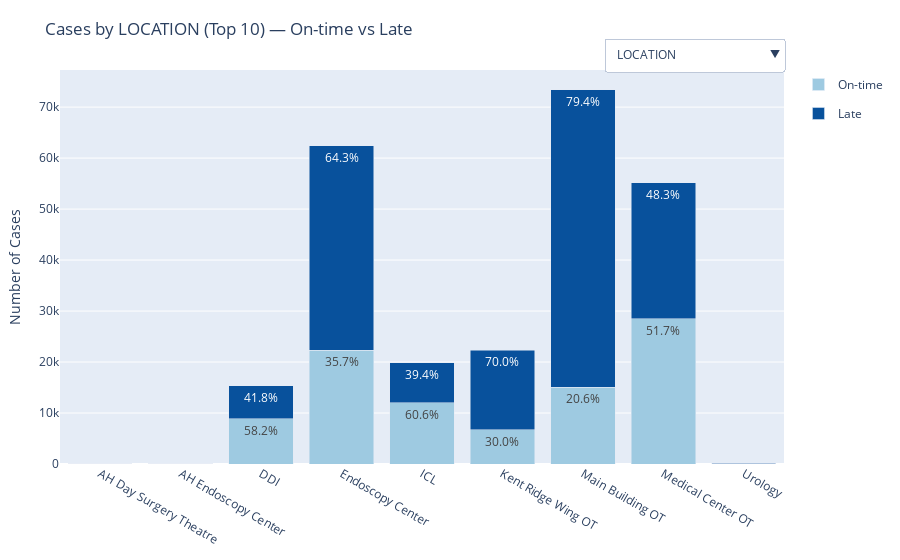

Notebook cell for this chart:
### Code cell
# --- Stacked bar: total cases by category with On-time vs Late  ---
import pandas as pd
import numpy as np
import plotly.express as px
import plotly.graph_objects as go

# ===== CONFIG =====
DATA_PATH = "C:/Users/egtay/Downloads/Telegram Desktop/Final_Cleaned_Dataset_OPTIC_7.csv"
VALUE_COL = "KNIFE_START_DELAY"
LATE_COL  = "Is_Late"
TOP_K     = 10
Y_MIN, Y_MAX = -1440, 1440

CATEGORY_MAP = {
    "LOCATION": "LOCATION",
    "ROOM": "ROOM",
    "EQUIPMENT": "__EQUIPMENT_SPLIT__",
    "EMERGENCY_PRIORITY": "EMERGENCY_PRIORITY",
    "DISCIPLINE": "DISCIPLINE",
    "ANESTHESIA": "ANESTHESIA",
    "ADMISSION_CLASS_TYPE": "ADMISSION_CLASS_TYPE",
    "ADMISSION_WARD": "ADMISSION_WARD",
    "ADMISSION_BED": "ADMISSION_BED",
    "AOH": "AOH",
    "BLOOD": "BLOOD",
    "IMPLANT": "__IMPLANT_BIN__",
    "CANCER_INDICATOR": "CANCER_INDICATOR",
    "TRAUMA_INDICATOR": "TRAUMA_INDICATOR",
}

# ===== LOAD =====
df = pd.read_csv(DATA_PATH)
df[VALUE_COL] = pd.to_numeric(df[VALUE_COL], errors="coerce")
df = df.dropna(subset=[VALUE_COL]).copy()
if LATE_COL not in df.columns:
    df[LATE_COL] = 0
df[LATE_COL] = pd.to_numeric(df[LATE_COL], errors="coerce").fillna(0).astype(int)

# ---- EQUIPMENT preprocessing ----
if "EQUIPMENT" in df.columns:
    eq = (
        df[["OPERATION_ID", "EQUIPMENT"]]
        .assign(EQUIPMENT=lambda d: d["EQUIPMENT"].astype(str).fillna("").str.split(","))
        .explode("EQUIPMENT")
    )
    eq["EQUIPMENT"] = eq["EQUIPMENT"].astype(str).str.strip()
    eq.loc[eq["EQUIPMENT"].isin(["", "nan", "None", "NULL"]), "EQUIPMENT"] = np.nan
    eq = eq.dropna(subset=["EQUIPMENT"])
    df_eq = df.merge(eq, on="OPERATION_ID", how="left", suffixes=("", "_x"))
    df_eq["__EQUIPMENT_SPLIT__"] = df_eq["EQUIPMENT_x"]
else:
    df_eq = df.copy()
    df_eq["__EQUIPMENT_SPLIT__"] = np.nan

# ---- IMPLANT preprocessing ----
if "IMPLANT" in df.columns:
    def to_implant_bin(s):
        try:
            v = float(s)
            return "No implant" if v == 0 else "Has implant"
        except:
            return "Has implant"
    df["__IMPLANT_BIN__"] = df["IMPLANT"].astype(str).map(to_implant_bin)
else:
    df["__IMPLANT_BIN__"] = np.nan

# ===== Helpers =====
def get_category_df(label: str):
    col = CATEGORY_MAP[label]
    return (df_eq if col == "__EQUIPMENT_SPLIT__" else df).copy(), col

def clamp_value_range(frame, col, lo=Y_MIN, hi=Y_MAX):
    return frame[(frame[col] >= lo) & (frame[col] <= hi)]

def excluded_value_for_label(label: str) -> str:
    """Return the category value to exclude/annotate for a given label."""
    if label == "ADMISSION_BED":
        return "Not Admitted"
    elif label == "BLOOD":
        return "NIL"
    else:
        return "0"

def filter_top_levels_excluding_value(working, cat_col, label_name, top_k=TOP_K):
    """Exclude special value, keep for annotation stats."""
    w = working.dropna(subset=[cat_col]).copy()
    w[cat_col] = w[cat_col].astype(str).str.strip()
    excl = excluded_value_for_label(label_name)
    w_nonexcl = w[w[cat_col] != excl].copy()
    counts = w_nonexcl[cat_col].value_counts()
    if len(counts) > top_k:
        keep = counts.iloc[:top_k].index
        w_nonexcl = w_nonexcl[w_nonexcl[cat_col].isin(keep)]
    return w_nonexcl, w  # return also the full set (incl. excluded) for annotation

def build_excluded_annotation(cat_df_incl_excl, cat_col, label_name):
    """Return annotation if excluded value exists for this label."""
    if cat_df_incl_excl.empty:
        return []

    cat_series = cat_df_incl_excl[cat_col].astype(str).str.strip()
    excl_val = excluded_value_for_label(label_name)
    mask = (cat_series == excl_val)
    excl_count = int(mask.sum())
    if excl_count == 0:
        return []

    total_x = excl_count
    late_x = int(cat_df_incl_excl.loc[mask, LATE_COL].sum())
    late_pct_x = 100.0 * late_x / total_x if total_x > 0 else 0.0

    grand_total = int(cat_df_incl_excl.shape[0])
    overall_pct_x = 100.0 * total_x / grand_total if grand_total > 0 else 0.0

    title = f"{excl_val}: Total Cases: {total_x}   Late Cases: {late_x} ({late_pct_x:.1f}%)"
    foot  = f"*{overall_pct_x:.1f}% of total cases in {excl_val}"

    ann = dict(
        text=title + "<br>" + foot,
        xref="paper", yref="paper",
        x=0, y=1.08,                 # put above the graph
        xanchor="left", yanchor="bottom",
        align="left",
        showarrow=False,
        font=dict(size=12),
        bgcolor="rgba(255,255,255,0.85)",
        bordercolor="rgba(0,0,0,0.25)",
        borderwidth=1,
        borderpad=4,
        name="excluded_note"
    )
    return [ann]

# ===== Build stacked bars =====
fig_stacked = go.Figure()
buttons_s, visibility_blocks_s, annotations_by_label = [], [], []
trace_offset_s = 0
COLOR_MAP = {"On-time": "#9ecae1", "Late": "#08519c"}

for label in CATEGORY_MAP.keys():
    working, cat_col = get_category_df(label)
    if cat_col not in working.columns:
        visibility_blocks_s.append([False]*trace_offset_s)
        annotations_by_label.append([])
        continue

    working = clamp_value_range(working, VALUE_COL, Y_MIN, Y_MAX)

    sub_nonexcl, sub_incl_excl = filter_top_levels_excluding_value(working, cat_col, label, TOP_K)

    if sub_nonexcl.empty:
        visibility_blocks_s.append([False]*trace_offset_s)
        annotations_by_label.append(build_excluded_annotation(sub_incl_excl, cat_col, label))
        continue

    summary = (
        sub_nonexcl.groupby(cat_col)
        .agg(total_cases=(VALUE_COL, "size"),
             late_cases=(LATE_COL, "sum"))
        .reset_index()
    )
    summary["ontime_cases"] = summary["total_cases"] - summary["late_cases"]
    summary["late_pct"]   = (summary["late_cases"]   / summary["total_cases"] * 100).round(1)
    summary["ontime_pct"] = (summary["ontime_cases"] / summary["total_cases"] * 100).round(1)
    grand_total = int(sub_incl_excl.shape[0])
    summary["overall_pct"] = (summary["total_cases"] / grand_total * 100).round(1)

    long_df = pd.concat([
        summary[[cat_col, "ontime_cases", "ontime_pct", "total_cases", "overall_pct"]]
            .assign(Status="On-time")
            .rename(columns={"ontime_cases": "count", "ontime_pct": "pct"}),
        summary[[cat_col, "late_cases",   "late_pct",   "total_cases", "overall_pct"]]
            .assign(Status="Late")
            .rename(columns={"late_cases": "count", "late_pct": "pct"}),
    ], ignore_index=True)

    order = summary.sort_values("total_cases", ascending=False)[cat_col].tolist()

    fig_bar = px.bar(
        long_df,
        x=cat_col, y="count",
        color="Status",
        category_orders={cat_col: order, "Status": ["On-time", "Late"]},
        color_discrete_map=COLOR_MAP,
        text=long_df["pct"].map(lambda v: f"{v:.1f}%"),
        hover_data=None,
        custom_data=["Status", "pct", "total_cases", "overall_pct"],
    )
    fig_bar.update_traces(textposition="inside")
    fig_bar.update_layout(barmode="stack")

    hovertemplate = (
        "%{x} in %{meta}<br>"
        "Status: %{customdata[0]}<br>"
        "Count: %{y}<br>"
        "Share within %{x}: %{customdata[1]:.1f}% of total in %{x}<br>"
        "Total in %{x} as % of ALL in %{meta}: %{customdata[3]:.1f}%"
        "<extra></extra>"
    )

    for tr in fig_bar.data:
        tr.hovertemplate = hovertemplate
        tr.meta = label
        fig_stacked.add_trace(tr)

    n_new = len(fig_bar.data)
    visibility = [False]*trace_offset_s + [True]*n_new
    visibility_blocks_s.append(visibility)
    trace_offset_s += n_new

    annotations_by_label.append(build_excluded_annotation(sub_incl_excl, cat_col, label))

# Pad visibilities
total_traces_s = trace_offset_s
visibility_blocks_s = [vb+[False]*(total_traces_s-len(vb)) for vb in visibility_blocks_s]

# Dropdown buttons
for label, vb, anns in zip(CATEGORY_MAP.keys(), visibility_blocks_s, annotations_by_label):
    buttons_s.append(dict(
        label=label,
        method="update",
        args=[
            {"visible": vb},
            {
                "title": f"Cases by {label} (Top {TOP_K}) — On-time vs Late",
                "yaxis": {"title": "Number of Cases"},
                "barmode": "stack",
                "legend": {"title": "Status"},
                "annotations": anns
            },
        ],
    ))

# Initial view = LOCATION
initial_label = "LOCATION"
labels_order = list(CATEGORY_MAP.keys())
initial_idx = labels_order.index(initial_label) if initial_label in labels_order else 0
initial_viz = visibility_blocks_s[initial_idx] if visibility_blocks_s else []
for i, tr in enumerate(fig_stacked.data):
    tr.visible = initial_viz[i] if i < len(initial_viz) else False

fig_stacked.update_layout(
    title=f"Cases by {initial_label} (Top {TOP_K}) — On-time vs Late",
    yaxis_title="Number of Cases",
    updatemenus=[dict(
        type="dropdown", x=1, xanchor="right", y=1.08, yanchor="top",
        buttons=buttons_s, showactive=True
    )],
    margin=dict(l=60, r=30, t=70, b=80),
    barmode="stack",
    annotations=annotations_by_label[initial_idx] if annotations_by_label else []
)

fig_stacked.show()

### Figure 1 — Plotly figure (JSON) as saved in the notebook; plotly's stock layout.template omitted (floating-point values rounded to 4 significant figures)
{"data": [{"customdata": [["On-time", 66.7, 6, 0], ["On-time", 49.1, 53, 0], ["On-time", 58.2, 15315, 6.2], ["On-time", 35.7, 62449, 25.1], ["On-time", 60.6, 19887, 8], ["On-time", 30, 22299, 9], ["On-time", 20.6, 73417, 29.5], ["On-time", 51.7, 55211, 22.2], ["On-time", 24, 129, 0.1]], "hovertemplate": "%{x} in %{meta}<br>Status: %{customdata[0]}<br>Count: %{y}<br>Share within %{x}: %{customdata[1]:.1f}% of total in %{x}<br>Total in %{x} as % of ALL in %{meta}: %{customdata[3]:.1f}%<extra></extra>", "legendgroup": "On-time", "marker": {"color": "#9ecae1", "pattern": {"shape": ""}}, "meta": "LOCATION", "name": "On-time", "orientation": "v", "showlegend": true, "text": ["66.7%", "49.1%", "58.2%", "35.7%", "60.6%", "30.0%", "20.6%", "51.7%", "24.0%"], "textposition": "inside", "type": "bar", "visible": true, "x": ["AH Day Surgery Theatre", "AH Endoscopy Center", "DDI", "Endoscopy Center", "ICL", "Kent Ridge Wing OT", "Main Building OT", "Medical Center OT", "Urology"], "xaxis": "x", "y": [4, 26, 8908, 22297, 12057, 6700, 15090, 28528, 31], "yaxis": "y"}, {"customdata": [["Late", 33.3, 6, 0], ["Late", 50.9, 53, 0], ["Late", 41.8, 15315, 6.2], ["Late", 64.3, 62449, 25.1], ["Late", 39.4, 19887, 8], ["Late", 70, 22299, 9], ["Late", 79.4, 73417, 29.5], ["Late", 48.3, 55211, 22.2], ["Late", 76, 129, 0.1]], "hovertemplate": "%{x} in %{meta}<br>Status: %{customdata[0]}<br>Count: %{y}<br>Share within %{x}: %{customdata[1]:.1f}% of total in %{x}<br>Total in %{x} as % of ALL in %{meta}: %{customdata[3]:.1f}%<extra></extra>", "legendgroup": "Late", "marker": {"color": "#08519c", "pattern": {"shape": ""}}, "meta": "LOCATION", "name": "Late", "orientation": "v", "showlegend": true, "text": ["33.3%", "50.9%", "41.8%", "64.3%", "39.4%", "70.0%", "79.4%", "48.3%", "76.0%"], "textposition": "inside", "type": "bar", "visible": true, "x": ["AH Day Surgery Theatre", "AH Endoscopy Center", "DDI", "Endoscopy Center", "ICL", "Kent Ridge Wing OT", "Main Building OT", "Medical Center OT", "Urology"], "xaxis": "x", "y": [2, 27, 6407, 40152, 7830, 15599, 58327, 26683, 98], "yaxis": "y"}, {"customdata": [["On-time", 32.2, 9203, 3.7], ["On-time", 53, 11276, 4.5], ["On-time", 34.5, 9581, 3.9], ["On-time", 36, 13173, 5.3], ["On-time", 26, 9273, 3.7], ["On-time", 12.8, 9326, 3.7], ["On-time", 11.2, 8681, 3.5], ["On-time", 69.7, 7577, 3], ["On-time", 69.4, 9328, 3.7], ["On-time", 58.9, 9333, 3.8]], "hovertemplate": "%{x} in %{meta}<br>Status: %{customdata[0]}<br>Count: %{y}<br>Share within %{x}: %{customdata[1]:.1f}% of total in %{x}<br>Total in %{x} as % of ALL in %{meta}: %{customdata[3]:.1f}%<extra></extra>", "legendgroup": "On-time", "marker": {"color": "#9ecae1", "pattern": {"shape": ""}}, "meta": "ROOM", "name": "On-time", "orientation": "v", "showlegend": true, "text": ["32.2%", "53.0%", "34.5%", "36.0%", "26.0%", "12.8%", "11.2%", "69.7%", "69.4%", "58.9%"], "textposition": "inside", "type": "bar", "visible": false, "x": ["ENDO1", "ENDO2", "ENDO3", "ENDO4", "ENDO6", "MBOR08", "MBOR09", "MCOR04", "MCOR05", "RoomC"], "xaxis": "x", "y": [2959, 5975, 3305, 4747, 2412, 1196, 975, 5282, 6473, 5496], "yaxis": "y"}, {"customdata": [["Late", 67.8, 9203, 3.7], ["Late", 47, 11276, 4.5], ["Late", 65.5, 9581, 3.9], ["Late", 64, 13173, 5.3], ["Late", 74, 9273, 3.7], ["Late", 87.2, 9326, 3.7], ["Late", 88.8, 8681, 3.5], ["Late", 30.3, 7577, 3], ["Late", 30.6, 9328, 3.7], ["Late", 41.1, 9333, 3.8]], "hovertemplate": "%{x} in %{meta}<br>Status: %{customdata[0]}<br>Count: %{y}<br>Share within %{x}: %{customdata[1]:.1f}% of total in %{x}<br>Total in %{x} as % of ALL in %{meta}: %{customdata[3]:.1f}%<extra></extra>", "legendgroup": "Late", "marker": {"color": "#08519c", "pattern": {"shape": ""}}, "meta": "ROOM", "name": "Late", "orientation": "v", "showlegend": true, "text": ["67.8%", "47.0%", "65.5%", "64.0%", "74.0%", "87.2%", "88.8%", "30.3%", "30.6%", "41.1%"], "textposition": "inside", "type": "bar", "visible": false, "x": ["ENDO1", "ENDO2", "ENDO3", "ENDO4", "ENDO6", "MBOR08", "MBOR09", "MCOR04", "MCOR05", "RoomC"], "xaxis": "x", "y": [6244, 5301, 6276, 8426, 6861, 8130, 7706, 2295, 2855, 3837], "yaxis": "y"}, {"customdata": [["On-time", 18, 311, 0.1], ["On-time", 13, 200, 0.1], ["On-time", 15.9, 740, 0.3], ["On-time", 20.9, 268, 0.1], ["On-time", 30.4, 13118, 5.3], ["On-time", 6.8, 488, 0.2], ["On-time", 10.8, 167, 0.1], ["On-time", 9.6, 157, 0.1], ["On-time", 25.9, 286, 0.1], ["On-time", 29.3, 2652, 1.1]], "hovertemplate": "%{x} in %{meta}<br>Status: %{customdata[0]}<br>Count: %{y}<br>Share within %{x}: %{customdata[1]:.1f}% of total in %{x}<br>Total in %{x} as % of ALL in %{meta}: %{customdata[3]:.1f}%<extra></extra>", "legendgroup": "On-time", "marker": {"color": "#9ecae1", "pattern": {"shape": ""}}, "meta": "EQUIPMENT", "name": "On-time", "orientation": "v", "showlegend": true, "text": ["18.0%", "13.0%", "15.9%", "20.9%", "30.4%", "6.8%", "10.8%", "9.6%", "25.9%", "29.3%"], "textposition": "inside", "type": "bar", "visible": false, "x": ["amsco table; image intensifier", "amsco table; image intensifier; microscope", "da vinci robotics", "hand microscope", "image intensifier", "image intensifier; jackson table", "image intensifier; microscope", "image intensifier; traction table", "microscope", "mini ii"], "xaxis": "x", "y": [56, 26, 118, 56, 3990, 33, 18, 15, 74, 777], "yaxis": "y"}, {"customdata": [["Late", 82, 311, 0.1], ["Late", 87, 200, 0.1], ["Late", 84.1, 740, 0.3], ["Late", 79.1, 268, 0.1], ["Late", 69.6, 13118, 5.3], ["Late", 93.2, 488, 0.2], ["Late", 89.2, 167, 0.1], ["Late", 90.4, 157, 0.1], ["Late", 74.1, 286, 0.1], ["Late", 70.7, 2652, 1.1]], "hovertemplate": "%{x} in %{meta}<br>Status: %{customdata[0]}<br>Count: %{y}<br>Share within %{x}: %{customdata[1]:.1f}% of total in %{x}<br>Total in %{x} as % of ALL in %{meta}: %{customdata[3]:.1f}%<extra></extra>", "legendgroup": "Late", "marker": {"color": "#08519c", "pattern": {"shape": ""}}, "meta": "EQUIPMENT", "name": "Late", "orientation": "v", "showlegend": true, "text": ["82.0%", "87.0%", "84.1%", "79.1%", "69.6%", "93.2%", "89.2%", "90.4%", "74.1%", "70.7%"], "textposition": "inside", "type": "bar", "visible": false, "x": ["amsco table; image intensifier", "amsco table; image intensifier; microscope", "da vinci robotics", "hand microscope", "image intensifier", "image intensifier; jackson table", "image intensifier; microscope", "image intensifier; traction table", "microscope", "mini ii"], "xaxis": "x", "y": [255, 174, 622, 212, 9128, 455, 149, 142, 212, 1875], "yaxis": "y"}, {"customdata": [["On-time", 27.5, 2087, 0.8], ["On-time", 22.2, 8291, 3.3], ["On-time", 12.2, 2085, 0.8], ["On-time", 16.4, 21120, 8.5], ["On-time", 20.6, 339, 0.1], ["On-time", 27.7, 974, 0.4]], "hovertemplate": "%{x} in %{meta}<br>Status: %{customdata[0]}<br>Count: %{y}<br>Share within %{x}: %{customdata[1]:.1f}% of total in %{x}<br>Total in %{x} as % of ALL in %{meta}: %{customdata[3]:.1f}%<extra></extra>", "legendgroup": "On-time", "marker": {"color": "#9ecae1", "pattern": {"shape": ""}}, "meta": "EMERGENCY_PRIORITY", "name": "On-time", "orientation": "v", "showlegend": true, "text": ["27.5%", "22.2%", "12.2%", "16.4%", "20.6%", "27.7%"], "textposition": "inside", "type": "bar", "visible": false, "x": ["P0", "P1", "P2A", "P2B", "P3A", "P3B"], "xaxis": "x", "y": [573, 1844, 255, 3456, 70, 270], "yaxis": "y"}, {"customdata": [["Late", 72.5, 2087, 0.8], ["Late", 77.8, 8291, 3.3], ["Late", 87.8, 2085, 0.8], ["Late", 83.6, 21120, 8.5], ["Late", 79.4, 339, 0.1], ["Late", 72.3, 974, 0.4]], "hovertemplate": "%{x} in %{meta}<br>Status: %{customdata[0]}<br>Count: %{y}<br>Share within %{x}: %{customdata[1]:.1f}% of total in %{x}<br>Total in %{x} as % of ALL in %{meta}: %{customdata[3]:.1f}%<extra></extra>", "legendgroup": "Late", "marker": {"color": "#08519c", "pattern": {"shape": ""}}, "meta": "EMERGENCY_PRIORITY", "name": "Late", "orientation": "v", "showlegend": true, "text": ["72.5%", "77.8%", "87.8%", "83.6%", "79.4%", "72.3%"], "textposition": "inside", "type": "bar", "visible": false, "x": ["P0", "P1", "P2A", "P2B", "P3A", "P3B"], "xaxis": "x", "y": [1514, 6447, 1830, 17664, 269, 704], "yaxis": "y"}, {"customdata": [["On-time", 60.3, 19204, 7.7], ["On-time", 24, 14102, 5.7], ["On-time", 35.7, 35531, 14.3], ["On-time", 29, 11264, 4.5], ["On-time", 28.5, 23873, 9.6], ["On-time", 69, 21727, 8.7], ["On-time", 20.9, 22751, 9.1], ["On-time", 32.5, 8899, 3.6], ["On-time", 58.2, 15320, 6.2], ["On-time", 30.2, 55004, 22.1]], "hovertemplate": "%{x} in %{meta}<br>Status: %{customdata[0]}<br>Count: %{y}<br>Share within %{x}: %{customdata[1]:.1f}% of total in %{x}<br>Total in %{x} as % of ALL in %{meta}: %{customdata[3]:.1f}%<extra></extra>", "legendgroup": "On-time", "marker": {"color": "#9ecae1", "pattern": {"shape": ""}}, "meta": "DISCIPLINE", "name": "On-time", "orientation": "v", "showlegend": true, "text": ["60.3%", "24.0%", "35.7%", "29.0%", "28.5%", "69.0%", "20.9%", "32.5%", "58.2%", "30.2%"], "textposition": "inside", "type": "bar", "visible": false, "x": ["Cardiac", "CardiacThoracic&Vascular Surg", "Gastroenterology & Hepatology", "Hand&Reconstructive Microsurg", "Obstetrics & Gynaecology", "Ophthalmology", "Orthopaedic Surgery", "Otolaryngology&Head&Neck Surg", "Radiology", "Surgery"], "xaxis": "x", "y": [11587, 3386, 12680, 3261, 6805, 15000, 4762, 2896, 8909, 16626], "yaxis": "y"}, {"customdata": [["Late", 39.7, 19204, 7.7], ["Late", 76, 14102, 5.7], ["Late", 64.3, 35531, 14.3], ["Late", 71, 11264, 4.5], ["Late", 71.5, 23873, 9.6], ["Late", 31, 21727, 8.7], ["Late", 79.1, 22751, 9.1], ["Late", 67.5, 8899, 3.6], ["Late", 41.8, 15320, 6.2], ["Late", 69.8, 55004, 22.1]], "hovertemplate": "%{x} in %{meta}<br>Status: %{customdata[0]}<br>Count: %{y}<br>Share within %{x}: %{customdata[1]:.1f}% of total in %{x}<br>Total in %{x} as % of ALL in %{meta}: %{customdata[3]:.1f}%<extra></extra>", "legendgroup": "Late", "marker": {"color": "#08519c", "pattern": {"shape": ""}}, "meta": "DISCIPLINE", "name": "Late", "orientation": "v", "showlegend": true, "text": ["39.7%", "76.0%", "64.3%", "71.0%", "71.5%", "31.0%", "79.1%", "67.5%", "41.8%", "69.8%"], "textposition": "inside", "type": "bar", "visible": false, "x": ["Cardiac", "CardiacThoracic&Vascular Surg", "Gastroenterology & Hepatology", "Hand&Reconstructive Microsurg", "Obstetrics & Gynaecology", "Ophthalmology", "Orthopaedic Surgery", "Otolaryngology&Head&Neck Surg", "Radiology", "Surgery"], "xaxis": "x", "y": [7617, 10716, 22851, 8003, 17068, 6727, 17989, 6003, 6411, 38378], "yaxis": "y"}, {"customdata": [["On-time", 26.4, 103645, 41.7], ["On-time", 58.2, 52258, 21], ["On-time", 39.2, 51, 0], ["On-time", 30.2, 1888, 0.8], ["On-time", 55, 19794, 8], ["On-time", 22.2, 8372, 3.4], ["On-time", 36, 62758, 25.2]], "hovertemplate": "%{x} in %{meta}<br>Status: %{customdata[0]}<br>Count: %{y}<br>Share within %{x}: %{customdata[1]:.1f}% of total in %{x}<br>Total in %{x} as % of ALL in %{meta}: %{customdata[3]:.1f}%<extra></extra>", "legendgroup": "On-time", "marker": {"color": "#9ecae1", "pattern": {"shape": ""}}, "meta": "ANESTHESIA", "name": "On-time", "orientation": "v", "showlegend": true, "text": ["26.4%", "58.2%", "39.2%", "30.2%", "55.0%", "22.2%", "36.0%"], "textposition": "inside", "type": "bar", "visible": false, "x": ["GA", "LA", "LA (Standby)", "Monitored Anaesthesia Care", "NIL", "RA", "Sedation"], "xaxis": "x", "y": [27330, 30405, 20, 570, 10882, 1857, 22577], "yaxis": "y"}, {"customdata": [["Late", 73.6, 103645, 41.7], ["Late", 41.8, 52258, 21], ["Late", 60.8, 51, 0], ["Late", 69.8, 1888, 0.8], ["Late", 45, 19794, 8], ["Late", 77.8, 8372, 3.4], ["Late", 64, 62758, 25.2]], "hovertemplate": "%{x} in %{meta}<br>Status: %{customdata[0]}<br>Count: %{y}<br>Share within %{x}: %{customdata[1]:.1f}% of total in %{x}<br>Total in %{x} as % of ALL in %{meta}: %{customdata[3]:.1f}%<extra></extra>", "legendgroup": "Late", "marker": {"color": "#08519c", "pattern": {"shape": ""}}, "meta": "ANESTHESIA", "name": "Late", "orientation": "v", "showlegend": true, "text": ["73.6%", "41.8%", "60.8%", "69.8%", "45.0%", "77.8%", "64.0%"], "textposition": "inside", "type": "bar", "visible": false, "x": ["GA", "LA", "LA (Standby)", "Monitored Anaesthesia Care", "NIL", "RA", "Sedation"], "xaxis": "x", "y": [76315, 21853, 31, 1318, 8912, 6515, 40181], "yaxis": "y"}, {"customdata": [["On-time", 26.1, 11689, 4.7], ["On-time", 28.6, 4617, 1.9], ["On-time", 34.2, 38146, 15.3], ["On-time", 36.7, 48964, 19.7], ["On-time", 29.1, 10708, 4.3], ["On-time", 54.9, 7784, 3.1], ["On-time", 40.9, 17959, 7.2], ["On-time", 34.1, 4498, 1.8], ["On-time", 43.5, 75849, 30.5], ["On-time", 40, 4981, 2]], "hovertemplate": "%{x} in %{meta}<br>Status: %{customdata[0]}<br>Count: %{y}<br>Share within %{x}: %{customdata[1]:.1f}% of total in %{x}<br>Total in %{x} as % of ALL in %{meta}: %{customdata[3]:.1f}%<extra></extra>", "legendgroup": "On-time", "marker": {"color": "#9ecae1", "pattern": {"shape": ""}}, "meta": "ADMISSION_CLASS_TYPE", "name": "On-time", "orientation": "v", "showlegend": true, "text": ["26.1%", "28.6%", "34.2%", "36.7%", "29.1%", "54.9%", "40.9%", "34.1%", "43.5%", "40.0%"], "textposition": "inside", "type": "bar", "visible": false, "x": ["Class A", "Class B1", "Class B2", "Class C", "Non Resident", "Not Admitted", "Private", "Private for RF", "Subsidised", "Subsidised PR"], "xaxis": "x", "y": [3055, 1320, 13052, 17959, 3113, 4275, 7345, 1535, 33027, 1990], "yaxis": "y"}, {"customdata": [["Late", 73.9, 11689, 4.7], ["Late", 71.4, 4617, 1.9], ["Late", 65.8, 38146, 15.3], ["Late", 63.3, 48964, 19.7], ["Late", 70.9, 10708, 4.3], ["Late", 45.1, 7784, 3.1], ["Late", 59.1, 17959, 7.2], ["Late", 65.9, 4498, 1.8], ["Late", 56.5, 75849, 30.5], ["Late", 60, 4981, 2]], "hovertemplate": "%{x} in %{meta}<br>Status: %{customdata[0]}<br>Count: %{y}<br>Share within %{x}: %{customdata[1]:.1f}% of total in %{x}<br>Total in %{x} as % of ALL in %{meta}: %{customdata[3]:.1f}%<extra></extra>", "legendgroup": "Late", "marker": {"color": "#08519c", "pattern": {"shape": ""}}, "meta": "ADMISSION_CLASS_TYPE", "name": "Late", "orientation": "v", "showlegend": true, "text": ["73.9%", "71.4%", "65.8%", "63.3%", "70.9%", "45.1%", "59.1%", "65.9%", "56.5%", "60.0%"], "textposition": "inside", "type": "bar", "visible": false, "x": ["Class A", "Class B1", "Class B2", "Class C", "Non Resident", "Not Admitted", "Private", "Private for RF", "Subsidised", "Subsidised PR"], "xaxis": "x", "y": [8634, 3297, 25094, 31005, 7595, 3509, 10614, 2963, 42822, 2991], "yaxis": "y"}, {"customdata": [["On-time", 29.6, 45002, 18.1], ["On-time", 59.1, 5723, 2.3], ["On-time", 31.9, 30164, 12.1], ["On-time", 31.3, 6419, 2.6], ["On-time", 26.8, 7515, 3], ["On-time", 23.2, 7103, 2.9], ["On-time", 43.2, 9972, 4], ["On-time", 39.2, 4998, 2], ["On-time", 51.3, 53806, 21.6], ["On-time", 51, 9134, 3.7]], "hovertemplate": "%{x} in %{meta}<br>Status: %{customdata[0]}<br>Count: %{y}<br>Share within %{x}: %{customdata[1]:.1f}% of total in %{x}<br>Total in %{x} as % of ALL in %{meta}: %{customdata[3]:.1f}%<extra></extra>", "legendgroup": "On-time", "marker": {"color": "#9ecae1", "pattern": {"shape": ""}}, "meta": "ADMISSION_WARD", "name": "On-time", "orientation": "v", "showlegend": true, "text": ["29.6%", "59.1%", "31.9%", "31.3%", "26.8%", "23.2%", "43.2%", "39.2%", "51.3%", "51.0%"], "textposition": "inside", "type": "bar", "visible": false, "x": ["NCKED", "NW28", "NW2A", "NW41", "NW43", "NW51", "NW63", "NW64", "NWASW", "Not Admitted"], "xaxis": "x", "y": [13340, 3384, 9629, 2007, 2011, 1647, 4305, 1957, 27590, 4662], "yaxis": "y"}, {"customdata": [["Late", 70.4, 45002, 18.1], ["Late", 40.9, 5723, 2.3], ["Late", 68.1, 30164, 12.1], ["Late", 68.7, 6419, 2.6], ["Late", 73.2, 7515, 3], ["Late", 76.8, 7103, 2.9], ["Late", 56.8, 9972, 4], ["Late", 60.8, 4998, 2], ["Late", 48.7, 53806, 21.6], ["Late", 49, 9134, 3.7]], "hovertemplate": "%{x} in %{meta}<br>Status: %{customdata[0]}<br>Count: %{y}<br>Share within %{x}: %{customdata[1]:.1f}% of total in %{x}<br>Total in %{x} as % of ALL in %{meta}: %{customdata[3]:.1f}%<extra></extra>", "legendgroup": "Late", "marker": {"color": "#08519c", "pattern": {"shape": ""}}, "meta": "ADMISSION_WARD", "name": "Late", "orientation": "v", "showlegend": true, "text": ["70.4%", "40.9%", "68.1%", "68.7%", "73.2%", "76.8%", "56.8%", "60.8%", "48.7%", "49.0%"], "textposition": "inside", "type": "bar", "visible": false, "x": ["NCKED", "NW28", "NW2A", "NW41", "NW43", "NW51", "NW63", "NW64", "NWASW", "Not Admitted"], "xaxis": "x", "y": [31662, 2339, 20535, 4412, 5504, 5456, 5667, 3041, 26216, 4472], "yaxis": "y"}, {"customdata": [["On-time", 65.4, 1620, 0.7], ["On-time", 38.8, 1355, 0.5], ["On-time", 43.7, 1339, 0.5], ["On-time", 37.7, 1375, 0.6], ["On-time", 40.7, 1348, 0.5], ["On-time", 52, 1424, 0.6], ["On-time", 55.1, 1318, 0.5], ["On-time", 49.5, 7067, 2.8], ["On-time", 74.8, 9195, 3.7], ["On-time", 18.4, 2695, 1.1]], "hovertemplate": "%{x} in %{meta}<br>Status: %{customdata[0]}<br>Count: %{y}<br>Share within %{x}: %{customdata[1]:.1f}% of total in %{x}<br>Total in %{x} as % of ALL in %{meta}: %{customdata[3]:.1f}%<extra></extra>", "legendgroup": "On-time", "marker": {"color": "#9ecae1", "pattern": {"shape": ""}}, "meta": "ADMISSION_BED", "name": "On-time", "orientation": "v", "showlegend": true, "text": ["65.4%", "38.8%", "43.7%", "37.7%", "40.7%", "52.0%", "55.1%", "49.5%", "74.8%", "18.4%"], "textposition": "inside", "type": "bar", "visible": false, "x": ["NASWB01", "NASWB19", "NASWB20", "NASWB21", "NASWB22", "NASWB25", "NASWB26", "NASWC31", "NASWC82", "NEDS001"], "xaxis": "x", "y": [1059, 526, 585, 519, 548, 740, 726, 3500, 6874, 497], "yaxis": "y"}, {"customdata": [["Late", 34.6, 1620, 0.7], ["Late", 61.2, 1355, 0.5], ["Late", 56.3, 1339, 0.5], ["Late", 62.3, 1375, 0.6], ["Late", 59.3, 1348, 0.5], ["Late", 48, 1424, 0.6], ["Late", 44.9, 1318, 0.5], ["Late", 50.5, 7067, 2.8], ["Late", 25.2, 9195, 3.7], ["Late", 81.6, 2695, 1.1]], "hovertemplate": "%{x} in %{meta}<br>Status: %{customdata[0]}<br>Count: %{y}<br>Share within %{x}: %{customdata[1]:.1f}% of total in %{x}<br>Total in %{x} as % of ALL in %{meta}: %{customdata[3]:.1f}%<extra></extra>", "legendgroup": "Late", "marker": {"color": "#08519c", "pattern": {"shape": ""}}, "meta": "ADMISSION_BED", "name": "Late", "orientation": "v", "showlegend": true, "text": ["34.6%", "61.2%", "56.3%", "62.3%", "59.3%", "48.0%", "44.9%", "50.5%", "25.2%", "81.6%"], "textposition": "inside", "type": "bar", "visible": false, "x": ["NASWB01", "NASWB19", "NASWB20", "NASWB21", "NASWB22", "NASWB25", "NASWB26", "NASWC31", "NASWC82", "NEDS001"], "xaxis": "x", "y": [561, 829, 754, 856, 800, 684, 592, 3567, 2321, 2198], "yaxis": "y"}, {"customdata": [["On-time", 37.6, 248679, 100], ["On-time", 29.9, 87, 0]], "hovertemplate": "%{x} in %{meta}<br>Status: %{customdata[0]}<br>Count: %{y}<br>Share within %{x}: %{customdata[1]:.1f}% of total in %{x}<br>Total in %{x} as % of ALL in %{meta}: %{customdata[3]:.1f}%<extra></extra>", "legendgroup": "On-time", "marker": {"color": "#9ecae1", "pattern": {"shape": ""}}, "meta": "AOH", "name": "On-time", "orientation": "v", "showlegend": true, "text": ["37.6%", "29.9%"], "textposition": "inside", "type": "bar", "visible": false, "x": ["False", "True"], "xaxis": "x", "y": [93615, 26], "yaxis": "y"}, {"customdata": [["Late", 62.4, 248679, 100], ["Late", 70.1, 87, 0]], "hovertemplate": "%{x} in %{meta}<br>Status: %{customdata[0]}<br>Count: %{y}<br>Share within %{x}: %{customdata[1]:.1f}% of total in %{x}<br>Total in %{x} as % of ALL in %{meta}: %{customdata[3]:.1f}%<extra></extra>", "legendgroup": "Late", "marker": {"color": "#08519c", "pattern": {"shape": ""}}, "meta": "AOH", "name": "Late", "orientation": "v", "showlegend": true, "text": ["62.4%", "70.1%"], "textposition": "inside", "type": "bar", "visible": false, "x": ["False", "True"], "xaxis": "x", "y": [155064, 61], "yaxis": "y"}, {"customdata": [["On-time", 20, 5, 0], ["On-time", 58.2, 13404, 5.4], ["On-time", 0, 1, 0], ["On-time", 20, 5, 0], ["On-time", 17.8, 4520, 1.8], ["On-time", 21.4, 14, 0]], "hovertemplate": "%{x} in %{meta}<br>Status: %{customdata[0]}<br>Count: %{y}<br>Share within %{x}: %{customdata[1]:.1f}% of total in %{x}<br>Total in %{x} as % of ALL in %{meta}: %{customdata[3]:.1f}%<extra></extra>", "legendgroup": "On-time", "marker": {"color": "#9ecae1", "pattern": {"shape": ""}}, "meta": "BLOOD", "name": "On-time", "orientation": "v", "showlegend": true, "text": ["20.0%", "58.2%", "0.0%", "20.0%", "17.8%", "21.4%"], "textposition": "inside", "type": "bar", "visible": false, "x": ["Blood - 1 pint", "Blood - 2 pint", "Blood - 3 pint", "Blood - 4 pint", "GXM", "TXS"], "xaxis": "x", "y": [1, 7806, 0, 1, 805, 3], "yaxis": "y"}, {"customdata": [["Late", 80, 5, 0], ["Late", 41.8, 13404, 5.4], ["Late", 100, 1, 0], ["Late", 80, 5, 0], ["Late", 82.2, 4520, 1.8], ["Late", 78.6, 14, 0]], "hovertemplate": "%{x} in %{meta}<br>Status: %{customdata[0]}<br>Count: %{y}<br>Share within %{x}: %{customdata[1]:.1f}% of total in %{x}<br>Total in %{x} as % of ALL in %{meta}: %{customdata[3]:.1f}%<extra></extra>", "legendgroup": "Late", "marker": {"color": "#08519c", "pattern": {"shape": ""}}, "meta": "BLOOD", "name": "Late", "orientation": "v", "showlegend": true, "text": ["80.0%", "41.8%", "100.0%", "80.0%", "82.2%", "78.6%"], "textposition": "inside", "type": "bar", "visible": false, "x": ["Blood - 1 pint", "Blood - 2 pint", "Blood - 3 pint", "Blood - 4 pint", "GXM", "TXS"], "xaxis": "x", "y": [4, 5598, 1, 4, 3715, 11], "yaxis": "y"}, {"customdata": [["On-time", 26, 22469, 9], ["On-time", 38.8, 226297, 91]], "hovertemplate": "%{x} in %{meta}<br>Status: %{customdata[0]}<br>Count: %{y}<br>Share within %{x}: %{customdata[1]:.1f}% of total in %{x}<br>Total in %{x} as % of ALL in %{meta}: %{customdata[3]:.1f}%<extra></extra>", "legendgroup": "On-time", "marker": {"color": "#9ecae1", "pattern": {"shape": ""}}, "meta": "IMPLANT", "name": "On-time", "orientation": "v", "showlegend": true, "text": ["26.0%", "38.8%"], "textposition": "inside", "type": "bar", "visible": false, "x": ["Has implant", "No implant"], "xaxis": "x", "y": [5851, 87790], "yaxis": "y"}, {"customdata": [["Late", 74, 22469, 9], ["Late", 61.2, 226297, 91]], "hovertemplate": "%{x} in %{meta}<br>Status: %{customdata[0]}<br>Count: %{y}<br>Share within %{x}: %{customdata[1]:.1f}% of total in %{x}<br>Total in %{x} as % of ALL in %{meta}: %{customdata[3]:.1f}%<extra></extra>", "legendgroup": "Late", "marker": {"color": "#08519c", "pattern": {"shape": ""}}, "meta": "IMPLANT", "name": "Late", "orientation": "v", "showlegend": true, "text": ["74.0%", "61.2%"], "textposition": "inside", "type": "bar", "visible": false, "x": ["Has implant", "No implant"], "xaxis": "x", "y": [16618, 138507], "yaxis": "y"}, {"customdata": [["On-time", 38, 243184, 97.8], ["On-time", 21.1, 5582, 2.2]], "hovertemplate": "%{x} in %{meta}<br>Status: %{customdata[0]}<br>Count: %{y}<br>Share within %{x}: %{customdata[1]:.1f}% of total in %{x}<br>Total in %{x} as % of ALL in %{meta}: %{customdata[3]:.1f}%<extra></extra>", "legendgroup": "On-time", "marker": {"color": "#9ecae1", "pattern": {"shape": ""}}, "meta": "CANCER_INDICATOR", "name": "On-time", "orientation": "v", "showlegend": true, "text": ["38.0%", "21.1%"], "textposition": "inside", "type": "bar", "visible": false, "x": ["False", "True"], "xaxis": "x", "y": [92463, 1178], "yaxis": "y"}, {"customdata": [["Late", 62, 243184, 97.8], ["Late", 78.9, 5582, 2.2]], "hovertemplate": "%{x} in %{meta}<br>Status: %{customdata[0]}<br>Count: %{y}<br>Share within %{x}: %{customdata[1]:.1f}% of total in %{x}<br>Total in %{x} as % of ALL in %{meta}: %{customdata[3]:.1f}%<extra></extra>", "legendgroup": "Late", "marker": {"color": "#08519c", "pattern": {"shape": ""}}, "meta": "CANCER_INDICATOR", "name": "Late", "orientation": "v", "showlegend": true, "text": ["62.0%", "78.9%"], "textposition": "inside", "type": "bar", "visible": false, "x": ["False", "True"], "xaxis": "x", "y": [150721, 4404], "yaxis": "y"}, {"customdata": [["On-time", 37.6, 248668, 100], ["On-time", 39.8, 98, 0]], "hovertemplate": "%{x} in %{meta}<br>Status: %{customdata[0]}<br>Count: %{y}<br>Share within %{x}: %{customdata[1]:.1f}% of total in %{x}<br>Total in %{x} as % of ALL in %{meta}: %{customdata[3]:.1f}%<extra></extra>", "legendgroup": "On-time", "marker": {"color": "#9ecae1", "pattern": {"shape": ""}}, "meta": "TRAUMA_INDICATOR", "name": "On-time", "orientation": "v", "showlegend": true, "text": ["37.6%", "39.8%"], "textposition": "inside", "type": "bar", "visible": false, "x": ["False", "True"], "xaxis": "x", "y": [93602, 39], "yaxis": "y"}, {"customdata": [["Late", 62.4, 248668, 100], ["Late", 60.2, 98, 0]], "hovertemplate": "%{x} in %{meta}<br>Status: %{customdata[0]}<br>Count: %{y}<br>Share within %{x}: %{customdata[1]:.1f}% of total in %{x}<br>Total in %{x} as % of ALL in %{meta}: %{customdata[3]:.1f}%<extra></extra>", "legendgroup": "Late", "marker": {"color": "#08519c", "pattern": {"shape": ""}}, "meta": "TRAUMA_INDICATOR", "name": "Late", "orientation": "v", "showlegend": true, "text": ["62.4%", "60.2%"], "textposition": "inside", "type": "bar", "visible": false, "x": ["False", "True"], "xaxis": "x", "y": [155066, 59], "yaxis": "y"}], "layout": {"barmode": "stack", "margin": {"b": 80, "l": 60, "r": 30, "t": 70}, "title": {"text": "Cases by LOCATION (Top 10) — On-time vs Late"}, "updatemenus": [{"buttons": [{"args": [{"visible": [true, true, false, false, false, false, false, false, false, false, false, false, false, false, false, false, false, false, false, false, false, false, false, false, false, false, false, false]}, {"annotations": [], "barmode": "stack", "legend": {"title": "Status"}, "title": "Cases by LOCATION (Top 10) — On-time vs Late", "yaxis": {"title": "Number of Cases"}}], "label": "LOCATION", "method": "update"}, {"args": [{"visible": [false, false, true, true, false, false, false, false, false, false, false, false, false, false, false, false, false, false, false, false, false, false, false, false, false, false, false, false]}, {"annotations": [], "barmode": "stack", "legend": {"title": "Status"}, "title": "Cases by ROOM (Top 10) — On-time vs Late", "yaxis": {"title": "Number of Cases"}}], "label": "ROOM", "method": "update"}, {"args": [{"visible": [false, false, false, false, true, true, false, false, false, false, false, false, false, false, false, false, false, false, false, false, false, false, false, false, false, false, false, false]}, {"annotations": [{"align": "left", "bgcolor": "rgba(255,255,255,0.85)", "bordercolor": "rgba(0,0,0,0.25)", "borderpad": 4, "borderwidth": 1, "font": {"size": 12}, "name": "excluded_note", "showarrow": false, "text": "0: Total Cases: 229041   Late Cases: 140795 (61.5%)<br>*91.8% of total cases in 0", "x": 0, "xanchor": "left", "xref": "paper", "y": 1.08, "yanchor": "bottom", "yref": "paper"}], "barmode": "stack", "legend": {"title": "Status"}, "title": "Cases by EQUIPMENT (Top 10) — On-time vs Late", "yaxis": {"title": "Number of Cases"}}], "label": "EQUIPMENT", "method": "update"}, {"args": [{"visible": [false, false, false, false, false, false, true, true, false, false, false, false, false, false, false, false, false, false, false, false, false, false, false, false, false, false, false, false]}, {"annotations": [{"align": "left", "bgcolor": "rgba(255,255,255,0.85)", "bordercolor": "rgba(0,0,0,0.25)", "borderpad": 4, "borderwidth": 1, "font": {"size": 12}, "name": "excluded_note", "showarrow": false, "text": "0: Total Cases: 213870   Late Cases: 126697 (59.2%)<br>*86.0% of total cases in 0", "x": 0, "xanchor": "left", "xref": "paper", "y": 1.08, "yanchor": "bottom", "yref": "paper"}], "barmode": "stack", "legend": {"title": "Status"}, "title": "Cases by EMERGENCY_PRIORITY (Top 10) — On-time vs Late", "yaxis": {"title": "Number of Cases"}}], "label": "EMERGENCY_PRIORITY", "method": "update"}, {"args": [{"visible": [false, false, false, false, false, false, false, false, true, true, false, false, false, false, false, false, false, false, false, false, false, false, false, false, false, false, false, false]}, {"annotations": [], "barmode": "stack", "legend": {"title": "Status"}, "title": "Cases by DISCIPLINE (Top 10) — On-time vs Late", "yaxis": {"title": "Number of Cases"}}], "label": "DISCIPLINE", "method": "update"}, {"args": [{"visible": [false, false, false, false, false, false, false, false, false, false, true, true, false, false, false, false, false, false, false, false, false, false, false, false, false, false, false, false]}, {"annotations": [], "barmode": "stack", "legend": {"title": "Status"}, "title": "Cases by ANESTHESIA (Top 10) — On-time vs Late", "yaxis": {"title": "Number of Cases"}}], "label": "ANESTHESIA", "method": "update"}, {"args": [{"visible": [false, false, false, false, false, false, false, false, false, false, false, false, true, true, false, false, false, false, false, false, false, false, false, false, false, false, false, false]}, {"annotations": [], "barmode": "stack", "legend": {"title": "Status"}, "title": "Cases by ADMISSION_CLASS_TYPE (Top 10) — On-time vs Late", "yaxis": {"title": "Number of Cases"}}], "label": "ADMISSION_CLASS_TYPE", "method": "update"}, {"args": [{"visible": [false, false, false, false, false, false, false, false, false, false, false, false, false, false, true, true, false, false, false, false, false, false, false, false, false, false, false, false]}, {"annotations": [], "barmode": "stack", "legend": {"title": "Status"}, "title": "Cases by ADMISSION_WARD (Top 10) — On-time vs Late", "yaxis": {"title": "Number of Cases"}}], "label": "ADMISSION_WARD", "method": "update"}, {"args": [{"visible": [false, false, false, false, false, false, false, false, false, false, false, false, false, false, false, false, true, true, false, false, false, false, false, false, false, false, false, false]}, {"annotations": [{"align": "left", "bgcolor": "rgba(255,255,255,0.85)", "bordercolor": "rgba(0,0,0,0.25)", "borderpad": 4, "borderwidth": 1, "font": {"size": 12}, "name": "excluded_note", "showarrow": false, "text": "Not Admitted: Total Cases: 56369   Late Cases: 37407 (66.4%)<br>*22.7% of total cases in Not Admitted", "x": 0, "xanchor": "left", "xref": "paper", "y": 1.08, "yanchor": "bottom", "yref": "paper"}], "barmode": "stack", "legend": {"title": "Status"}, "title": "Cases by ADMISSION_BED (Top 10) — On-time vs Late", "yaxis": {"title": "Number of Cases"}}], "label": "ADMISSION_BED", "method": "update"}, {"args": [{"visible": [false, false, false, false, false, false, false, false, false, false, false, false, false, false, false, false, false, false, true, true, false, false, false, false, false, false, false, false]}, {"annotations": [], "barmode": "stack", "legend": {"title": "Status"}, "title": "Cases by AOH (Top 10) — On-time vs Late", "yaxis": {"title": "Number of Cases"}}], "label": "AOH", "method": "update"}, {"args": [{"visible": [false, false, false, false, false, false, false, false, false, false, false, false, false, false, false, false, false, false, false, false, true, true, false, false, false, false, false, false]}, {"annotations": [{"align": "left", "bgcolor": "rgba(255,255,255,0.85)", "bordercolor": "rgba(0,0,0,0.25)", "borderpad": 4, "borderwidth": 1, "font": {"size": 12}, "name": "excluded_note", "showarrow": false, "text": "NIL: Total Cases: 230817   Late Cases: 145792 (63.2%)<br>*92.8% of total cases in NIL", "x": 0, "xanchor": "left", "xref": "paper", "y": 1.08, "yanchor": "bottom", "yref": "paper"}], "barmode": "stack", "legend": {"title": "Status"}, "title": "Cases by BLOOD (Top 10) — On-time vs Late", "yaxis": {"title": "Number of Cases"}}], "label": "BLOOD", "method": "update"}, {"args": [{"visible": [false, false, false, false, false, false, false, false, false, false, false, false, false, false, false, false, false, false, false, false, false, false, true, true, false, false, false, false]}, {"annotations": [], "barmode": "stack", "legend": {"title": "Status"}, "title": "Cases by IMPLANT (Top 10) — On-time vs Late", "yaxis": {"title": "Number of Cases"}}], "label": "IMPLANT", "method": "update"}, {"args": [{"visible": [false, false, false, false, false, false, false, false, false, false, false, false, false, false, false, false, false, false, false, false, false, false, false, false, true, true, false, false]}, {"annotations": [], "barmode": "stack", "legend": {"title": "Status"}, "title": "Cases by CANCER_INDICATOR (Top 10) — On-time vs Late", "yaxis": {"title": "Number of Cases"}}], "label": "CANCER_INDICATOR", "method": "update"}, {"args": [{"visible": [false, false, false, false, false, false, false, false, false, false, false, false, false, false, false, false, false, false, false, false, false, false, false, false, false, false, true, true]}, {"annotations": [], "barmode": "stack", "legend": {"title": "Status"}, "title": "Cases by TRAUMA_INDICATOR (Top 10) — On-time vs Late", "yaxis": {"title": "Number of Cases"}}], "label": "TRAUMA_INDICATOR", "method": "update"}], "showactive": true, "type": "dropdown", "x": 1, "xanchor": "right", "y": 1.08, "yanchor": "top"}], "yaxis": {"title": {"text": "Number of Cases"}}}}
